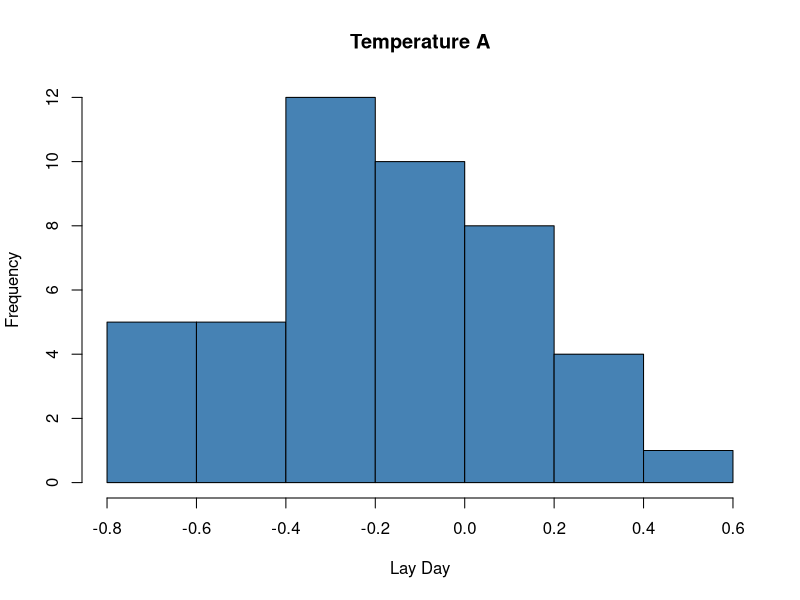
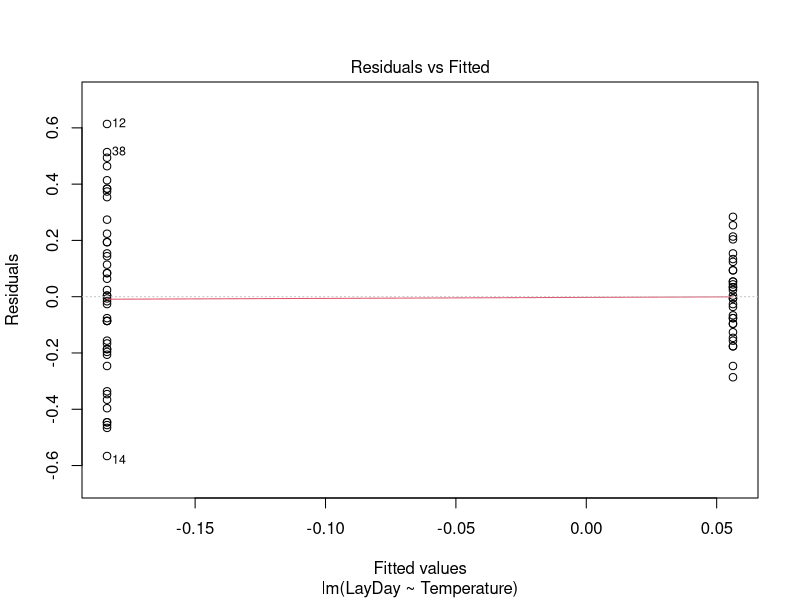
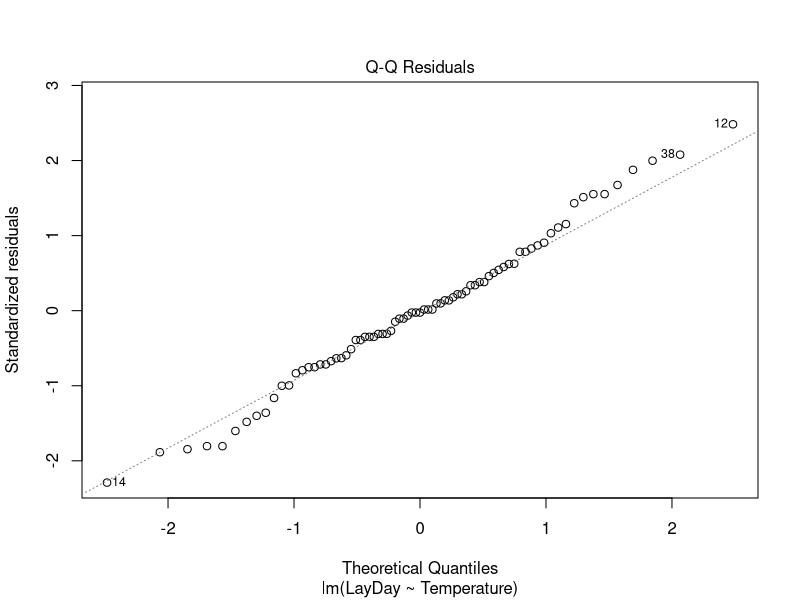
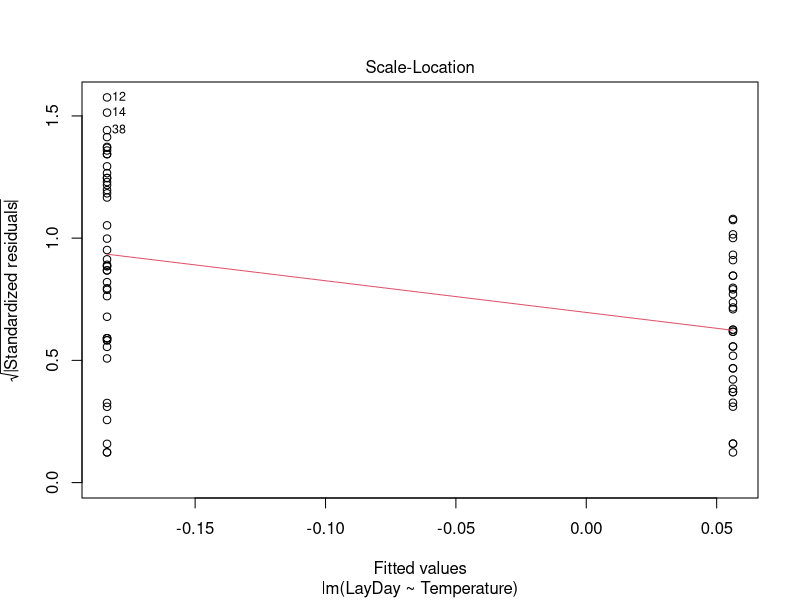
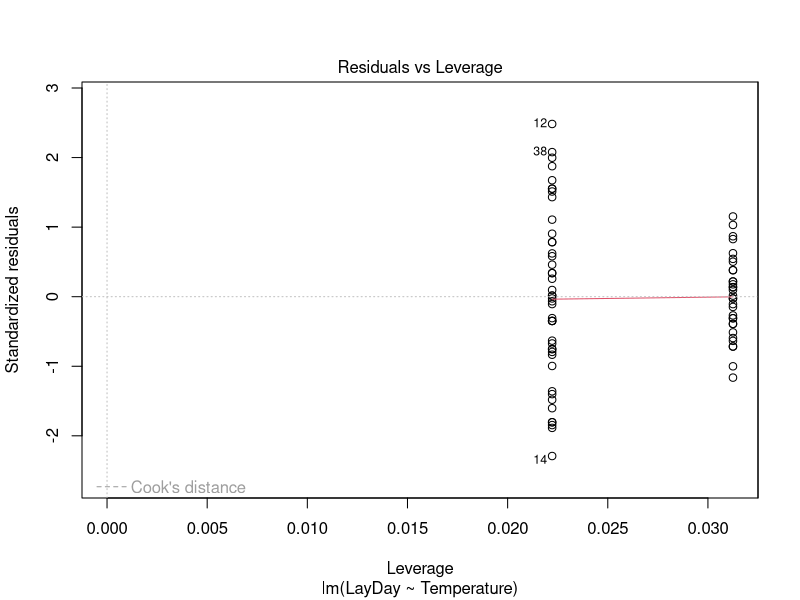
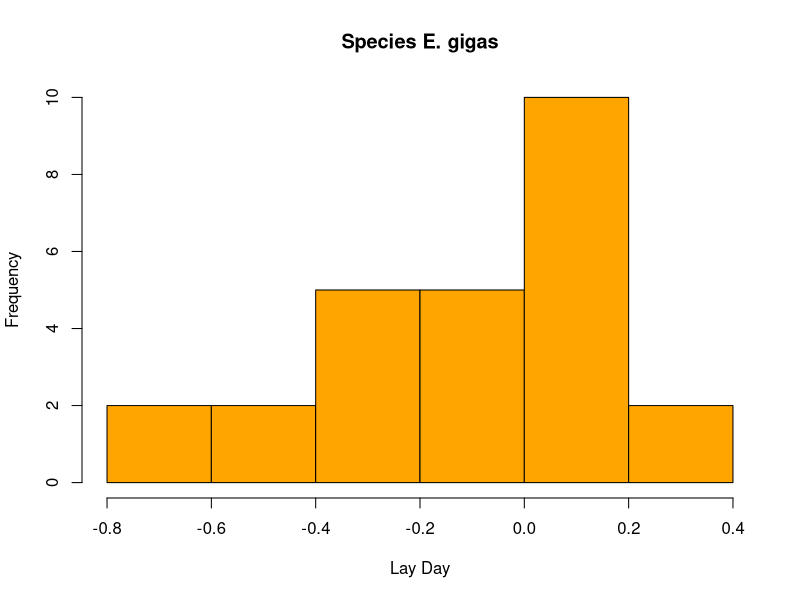
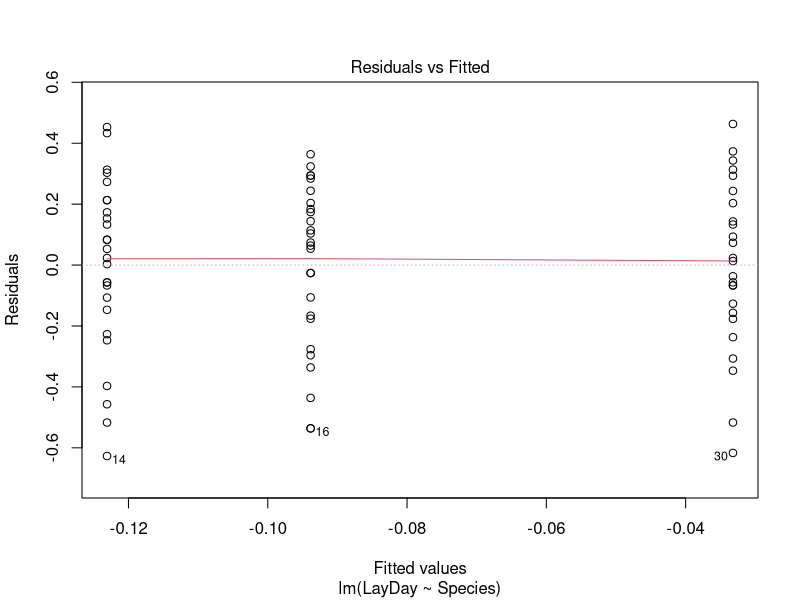
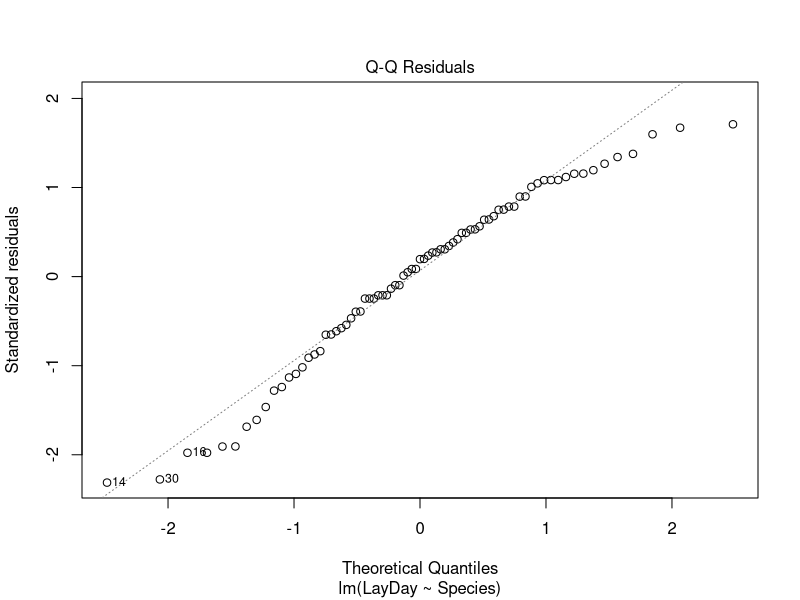

These charts were generated, in order, by the following R code:
## ---- chunk 1
knitr::opts_chunk$set(echo = TRUE)
## ---- chunk 2
setwd('/home/GIT/BEHAVIOURAL-BIOLOGY-2019/climate-change') #relative to you
df <- read.csv('climate-change-data-1.csv') #feel free to use your favorite import function
## ---- chunk 3
head(df) #shows the first 6 lines of data
View(df) #view the dataset in a separate tab 
## ---- chunk 4
only_A <- subset(df, Temperature == "A") #subset to only look at temperature A
avg_LayDayA <- mean(only_A$LayDay) #calculate the mean lay day for temperature A
avg_LayDayA
med_LayDayA <- median(only_A$LayDay) #calculate the median lay day for temperature B
med_LayDayA
## ---- chunk 5
hist(only_A$LayDay, col = 'steelblue', main = 'Temperature A', xlab = 'Lay Day')
## ---- chunk 6
model1 <- lm(LayDay ~ Temperature, data = df)
summary(model1)
## ---- chunk 7
plot(model1) #this command generates 4 plots, we are only going to work with Normal Q-Q
## ---- chunk 8
t.test(LayDay ~ Temperature, data = df)
## ---- chunk 9
only_gigas <- subset(df, Species == "E. gigas")
## ---- chunk 10
hist(only_gigas$LayDay, col = 'orange', main = 'Species E. gigas', xlab = 'Lay Day')
## ---- chunk 11
model2 <- lm(LayDay ~ Species, data = df)
summary(model2)
## ---- chunk 12
plot(model2) #this command generates 4 plots, we are only going to work with Normal Q-Q
## ---- chunk 13
anova(model2)
